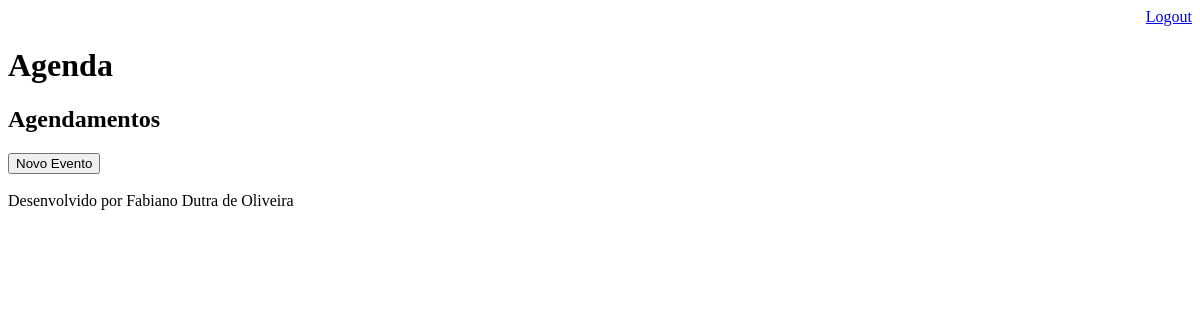
/agenda/ (signed in), run on an earlier commit of the app's database.
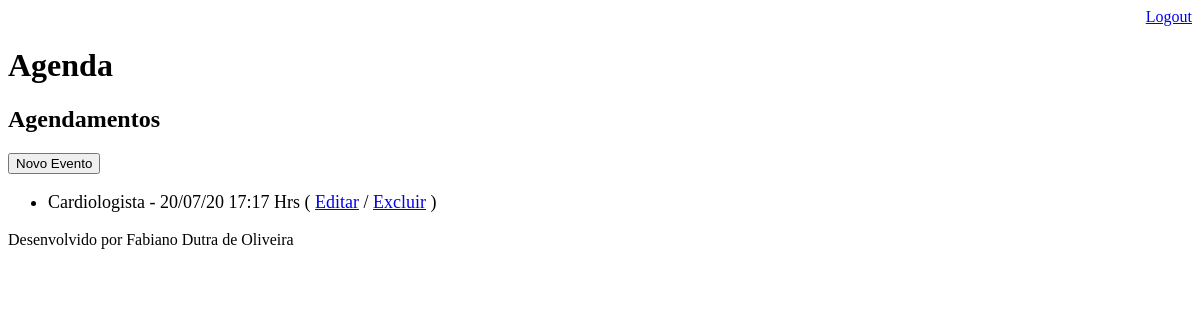
And on a later commit of the database.
### core/models.py (models this page shows, shortened)
class Evento(models.Model):
    titulo = models.CharField(max_length=100)  # Charfield título, com tamanho 100, não pode ser em branco
    descricao = models.TextField(blank=True, null=True)  # não tem tamanho limite, mas pode ser branco ou nulo
    data_evento = models.DateTimeField(verbose_name="Data do Evento")  # não pode ser nulo, então fica sem parâmetro null
    data_criacao = models.DateTimeField(auto_now=True)  # com este parâmetro auto_now é automático, não será preenchido
    usuario = models.ForeignKey(User, on_delete=models.CASCADE)  # usando um usuário estrangeiro, o cascade é para qdo
    class Meta:
        db_table = 'evento'  # Está exigindo que minha tabela se chame evento
    def get_data_evento(self):   # Alterando o formato de data apresentado no html
        return self.data_evento.strftime('%d/%m/%y %H:%M Hrs')  # Novo formato de data e tb incluindo hora e minutos
    def get_evento_atrasado(self):
        if self.data_evento < datetime.now():
            return True
        else:
            return False

### core/views.py (the view)
# urls.py: path('agenda/', views.lista_eventos),  # rota definida para a função lista_eventos dentro de views
@login_required(login_url='/login/')  # Aplicando decorador que fará uma validação de login para a aplicação.
def lista_eventos(request):
    usuario = request.user  # buscando a informação do usuario
    data_atual = datetime.now() - timedelta(hours=1)  # Criando string data_atual
    evento = Evento.objects.filter(usuario=usuario,  # buscando eventos da agenda filtrado para o usuario
                                    data_evento__gt=data_atual)  # __gt compara se está acima da data atual
    dados = {'eventos' : evento}  # passando um dicionario de eventos no response
    return render(request,'agenda.html', dados)  # a função foi criada para renderizar o template criado

### templates/agenda.html (shortened to what this page needs)
{% extends "model-page.html" %}  <!- Criando uma extensão do model-page.html ->
{% block content %}  <!- A lista da agenda será o block content definido dentro do model-page.html. ->
    <h2>Agendamentos</h2>       <!- Este título aparecerá no html ->
    <a href="evento/">   <!- esta linha é para especificar caminho para o botão 'novo evento' ->
        <button type="button">Novo Evento</button>  <!- Botão para chamar página de inserção de eventos ->
    </a>
    <ul style="font-size: 18px">  <!- Utilizando uma tag ul para exibir lista em tópicos. ->
    {% for evento in eventos %}     <!- A utilização do percentual permite entrada de comandos python. ->
        <li>
            <div style=>
                {{evento.titulo}} - {{evento.get_data_evento}}  <!- Chamando os campos da tabela de eventos. ->
                ( <a href="evento/?id={{ evento.id }}">Editar</a>
                / <a href="evento/delete/{{ evento.id }}/">Excluir</a> )  <!- link com rota para delete ->
            </div>
        </li>
    {% endfor %}
    </ul>
{% endblock %}  <!- Comando de fechamento do block content ->

What changed in the data, as far as the page shows it:
added Evento: titulo "Cardiologista", get_data_evento "20/07/20 17:17 Hrs"
